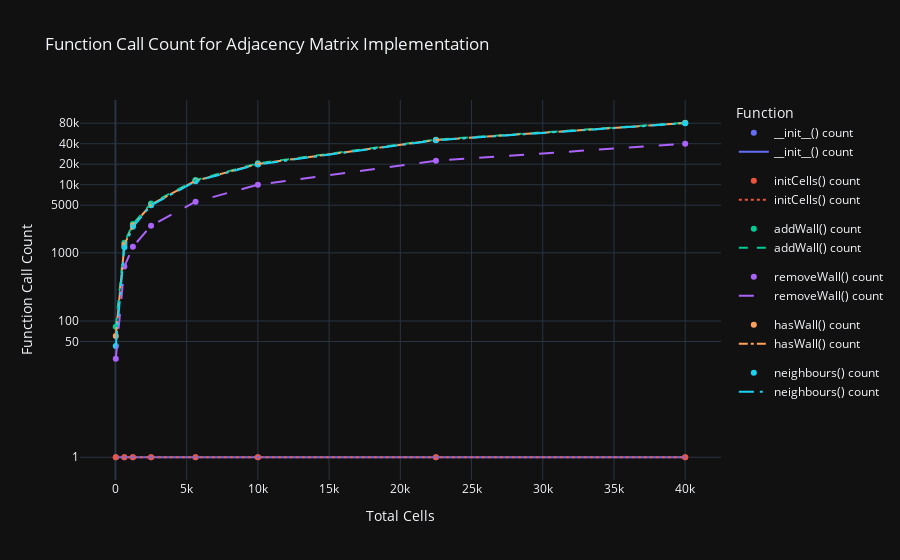

Here is the notebook cell this chart was saved with:
### Code cell
# Desired functions
functions = ['__init__() count', 'initCells() count', 'addWall() count', 'removeWall() count', 'hasWall() count', 'neighbours() count']

# Line styles and widths for each function
line_styles = ['solid', 'dot', 'dash', 'longdash', 'dashdot', 'longdashdot']
line_widths = [2, 2, 2, 2, 2, 2]

# Create a scatter plot
fig_scatter = px.scatter(
    data_frame=arrayFunctionsDF,
    x='totalCells',
    y=functions,
    labels={'totalCells': 'Total Cells', '__init__() count': '__init__() count', 'initCells() count': 'initCells() count', 'addWall() count': 'addWall() count', 'removeWall() count': 'removeWall() count', 'hasWall() count': 'hasWall() count', 'neighbours() count': 'neighbours() count'},
    title='Total Cells vs. Function Call Count',
)

# Create a line plot with different line styles and widths
fig_line = px.line(
    data_frame=arrayFunctionsDF,
    x='totalCells',
    y=functions,
    labels={'totalCells': 'Total Cells', '__init__() count': '__init__() count', 'initCells() count': 'initCells() count', 'addWall() count': 'addWall() count', 'removeWall() count': 'removeWall() count', 'hasWall() count': 'hasWall() count', 'neighbours() count': 'neighbours() count'},
)

# Combine the scatter and line plots
fig_combine = go.Figure(data=fig_scatter.data + fig_line.data)

# Update line styles and widths for each trace
for i, trace in enumerate(fig_combine.data[len(functions):]):
    trace.line.dash = line_styles[i]
    trace.line.width = line_widths[i]

# Update layout with logarithmic y-axis and scientific notation
fig_combine.update_layout(
    template='plotly_dark',
    title='Function Call Count for Adjacency Matrix Implementation',
    xaxis_title='Total Cells',
    yaxis_title='Function Call Count',
    legend_title='Function',
    yaxis_type='log',
    yaxis_tickvals=[0, 1, 50, 100, 1000, 5000, 10000, 20000, 40000, 80000],  # tick values
    hoverlabel=dict(namelength=-1)
)

fig_combine.show()

### Figure 1 — Plotly figure (JSON) as saved in the notebook; plotly's stock layout.template omitted (floating-point values rounded to 4 significant figures)
{"data": [{"hovertemplate": "variable=__init__() count<br>Total Cells=%{x}<br>value=%{y}<extra></extra>", "legendgroup": "__init__() count", "marker": {"color": "#636efa", "symbol": "circle"}, "mode": "markers", "name": "__init__() count", "orientation": "v", "showlegend": true, "type": "scatter", "x": [25, 625, 1225, 2500, 5625, 10000, 22500, 40000], "xaxis": "x", "y": [1, 1, 1, 1, 1, 1, 1, 1], "yaxis": "y"}, {"hovertemplate": "variable=initCells() count<br>Total Cells=%{x}<br>value=%{y}<extra></extra>", "legendgroup": "initCells() count", "marker": {"color": "#EF553B", "symbol": "circle"}, "mode": "markers", "name": "initCells() count", "orientation": "v", "showlegend": true, "type": "scatter", "x": [25, 625, 1225, 2500, 5625, 10000, 22500, 40000], "xaxis": "x", "y": [1, 1, 1, 1, 1, 1, 1, 1], "yaxis": "y"}, {"hovertemplate": "variable=addWall() count<br>Total Cells=%{x}<br>value=%{y}<extra></extra>", "legendgroup": "addWall() count", "marker": {"color": "#00cc96", "symbol": "circle"}, "mode": "markers", "name": "addWall() count", "orientation": "v", "showlegend": true, "type": "scatter", "x": [25, 625, 1225, 2500, 5625, 10000, 22500, 40000], "xaxis": "x", "y": [82, 1402, 2662, 5302, 11702, 20602, 45902, 81202], "yaxis": "y"}, {"hovertemplate": "variable=removeWall() count<br>Total Cells=%{x}<br>value=%{y}<extra></extra>", "legendgroup": "removeWall() count", "marker": {"color": "#ab63fa", "symbol": "circle"}, "mode": "markers", "name": "removeWall() count", "orientation": "v", "showlegend": true, "type": "scatter", "x": [25, 625, 1225, 2500, 5625, 10000, 22500, 40000], "xaxis": "x", "y": [28, 628, 1228, 2503, 5628, 10003, 22503, 40003], "yaxis": "y"}, {"hovertemplate": "variable=hasWall() count<br>Total Cells=%{x}<br>value=%{y}<extra></extra>", "legendgroup": "hasWall() count", "marker": {"color": "#FFA15A", "symbol": "circle"}, "mode": "markers", "name": "hasWall() count", "orientation": "v", "showlegend": true, "type": "scatter", "x": [25, 625, 1225, 2500, 5625, 10000, 22500, 40000], "xaxis": "x", "y": [60, 1300, 2520, 5100, 11400, 20200, 45300, 80400], "yaxis": "y"}, {"hovertemplate": "variable=neighbours() count<br>Total Cells=%{x}<br>value=%{y}<extra></extra>", "legendgroup": "neighbours() count", "marker": {"color": "#19d3f3", "symbol": "circle"}, "mode": "markers", "name": "neighbours() count", "orientation": "v", "showlegend": true, "type": "scatter", "x": [25, 625, 1225, 2500, 5625, 10000, 22500, 40000], "xaxis": "x", "y": [43, 1213, 2415, 4981, 11232, 19886, 44901, 79964], "yaxis": "y"}, {"hovertemplate": "variable=__init__() count<br>Total Cells=%{x}<br>value=%{y}<extra></extra>", "legendgroup": "__init__() count", "line": {"color": "#636efa", "dash": "solid", "width": 2}, "marker": {"symbol": "circle"}, "mode": "lines", "name": "__init__() count", "orientation": "v", "showlegend": true, "type": "scatter", "x": [25, 625, 1225, 2500, 5625, 10000, 22500, 40000], "xaxis": "x", "y": [1, 1, 1, 1, 1, 1, 1, 1], "yaxis": "y"}, {"hovertemplate": "variable=initCells() count<br>Total Cells=%{x}<br>value=%{y}<extra></extra>", "legendgroup": "initCells() count", "line": {"color": "#EF553B", "dash": "dot", "width": 2}, "marker": {"symbol": "circle"}, "mode": "lines", "name": "initCells() count", "orientation": "v", "showlegend": true, "type": "scatter", "x": [25, 625, 1225, 2500, 5625, 10000, 22500, 40000], "xaxis": "x", "y": [1, 1, 1, 1, 1, 1, 1, 1], "yaxis": "y"}, {"hovertemplate": "variable=addWall() count<br>Total Cells=%{x}<br>value=%{y}<extra></extra>", "legendgroup": "addWall() count", "line": {"color": "#00cc96", "dash": "dash", "width": 2}, "marker": {"symbol": "circle"}, "mode": "lines", "name": "addWall() count", "orientation": "v", "showlegend": true, "type": "scatter", "x": [25, 625, 1225, 2500, 5625, 10000, 22500, 40000], "xaxis": "x", "y": [82, 1402, 2662, 5302, 11702, 20602, 45902, 81202], "yaxis": "y"}, {"hovertemplate": "variable=removeWall() count<br>Total Cells=%{x}<br>value=%{y}<extra></extra>", "legendgroup": "removeWall() count", "line": {"color": "#ab63fa", "dash": "longdash", "width": 2}, "marker": {"symbol": "circle"}, "mode": "lines", "name": "removeWall() count", "orientation": "v", "showlegend": true, "type": "scatter", "x": [25, 625, 1225, 2500, 5625, 10000, 22500, 40000], "xaxis": "x", "y": [28, 628, 1228, 2503, 5628, 10003, 22503, 40003], "yaxis": "y"}, {"hovertemplate": "variable=hasWall() count<br>Total Cells=%{x}<br>value=%{y}<extra></extra>", "legendgroup": "hasWall() count", "line": {"color": "#FFA15A", "dash": "dashdot", "width": 2}, "marker": {"symbol": "circle"}, "mode": "lines", "name": "hasWall() count", "orientation": "v", "showlegend": true, "type": "scatter", "x": [25, 625, 1225, 2500, 5625, 10000, 22500, 40000], "xaxis": "x", "y": [60, 1300, 2520, 5100, 11400, 20200, 45300, 80400], "yaxis": "y"}, {"hovertemplate": "variable=neighbours() count<br>Total Cells=%{x}<br>value=%{y}<extra></extra>", "legendgroup": "neighbours() count", "line": {"color": "#19d3f3", "dash": "longdashdot", "width": 2}, "marker": {"symbol": "circle"}, "mode": "lines", "name": "neighbours() count", "orientation": "v", "showlegend": true, "type": "scatter", "x": [25, 625, 1225, 2500, 5625, 10000, 22500, 40000], "xaxis": "x", "y": [43, 1213, 2415, 4981, 11232, 19886, 44901, 79964], "yaxis": "y"}], "layout": {"autosize": true, "hoverlabel": {"namelength": -1}, "legend": {"title": {"text": "Function"}}, "title": {"text": "Function Call Count for Adjacency Matrix Implementation"}, "xaxis": {"autorange": true, "range": [-2329.0, 42350.0], "title": {"text": "Total Cells"}, "type": "linear"}, "yaxis": {"autorange": true, "range": [-0.4052, 5.315], "tickvals": [0, 1, 50, 100, 1000, 5000, 10000, 20000, 40000, 80000], "title": {"text": "Function Call Count"}, "type": "log"}}}
